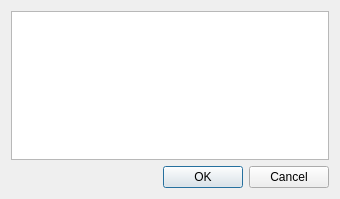
<?xml version="1.0" encoding="UTF-8"?>
<ui version="4.0">
 <class>DspConfigDialog</class>
 <widget class="QDialog" name="DspConfigDialog">
  <property name="geometry">
   <rect>
    <x>0</x>
    <y>0</y>
    <width>340</width>
    <height>199</height>
   </rect>
  </property>
  <property name="windowTitle">
   <string>Select Configuration</string>
  </property>
  <layout class="QVBoxLayout" name="verticalLayout">
   <item>
    <widget class="QListWidget" name="listWidget">
     <property name="sortingEnabled">
      <bool>true</bool>
     </property>
    </widget>
   </item>
   <item>
    <widget class="QDialogButtonBox" name="buttonBox">
     <property name="orientation">
      <enum>Qt::Horizontal</enum>
     </property>
     <property name="standardButtons">
      <set>QDialogButtonBox::Cancel|QDialogButtonBox::Ok</set>
     </property>
    </widget>
   </item>
  </layout>
 </widget>
 <resources/>
 <connections>
  <connection>
   <sender>buttonBox</sender>
   <signal>accepted()</signal>
   <receiver>DspConfigDialog</receiver>
   <slot>accept()</slot>
   <hints>
    <hint type="sourcelabel">
     <x>248</x>
     <y>254</y>
    </hint>
    <hint type="destinationlabel">
     <x>157</x>
     <y>274</y>
    </hint>
   </hints>
  </connection>
  <connection>
   <sender>buttonBox</sender>
   <signal>rejected()</signal>
   <receiver>DspConfigDialog</receiver>
   <slot>reject()</slot>
   <hints>
    <hint type="sourcelabel">
     <x>316</x>
     <y>260</y>
    </hint>
    <hint type="destinationlabel">
     <x>286</x>
     <y>274</y>
    </hint>
   </hints>
  </connection>
 </connections>
</ui>
